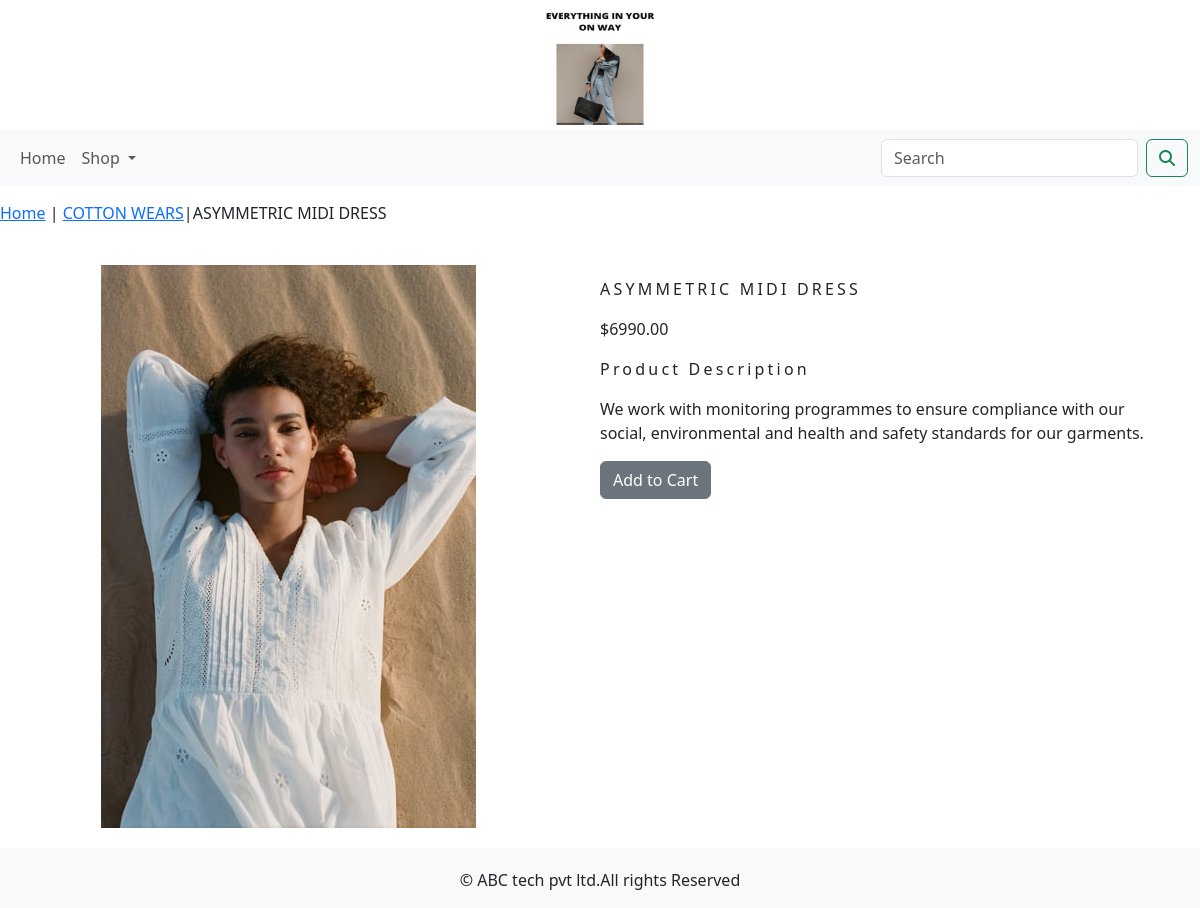
/shop/cotton-wears/asymmetric-midi-dress/, run on the app's committed database.
### shopapp/models.py (models this page shows, shortened)
class Product(models.Model):
    name=models.CharField(max_length=250,unique=True)
    slug=models.SlugField(max_length=250,unique=True)
    description=models.TextField(blank=True)
    price=models.DecimalField(max_digits=10,decimal_places=2)
    category=models.ForeignKey(Category,on_delete=models.CASCADE)
    image = models.ImageField(upload_to='product', blank=True)
    stock=models.IntegerField()
    available=models.BooleanField(default=True)
    created=models.DateTimeField(auto_now_add=True)
    updated=models.DateTimeField(auto_now=True)
    class Meta:
        ordering = ('name',)
        verbose_name = 'product'
        verbose_name_plural = 'products'

class Category(models.Model):
    name=models.CharField(max_length=250,unique=True)
    slug=models.SlugField(max_length=250,unique=True)
    description=models.TextField(blank=True)
    image=models.ImageField(upload_to='category',blank=True)
    class Meta:
        ordering=('name',)
        verbose_name='category'
        verbose_name_plural='categories'
    def get_url(self):
        return reverse('shopapp:products_by_category',args=[self.slug])
    def __str__(self):
        return  '{}'.format(self.name)

### shopapp/views.py (the view)
# urls.py: path('<slug:c_slug>/<slug:product_slug>/', views.proDetail, name='proCatdetail')
def proDetail(request,c_slug,product_slug):
    try:
        product=Product.objects.get(category__slug=c_slug,slug=product_slug)
    except Exception as e:
        raise e
    return render(request,'product.html',{'product':product})

### cart/context_processors.py (called while the page is built)
def counter(request):
    item_count=0
    if 'admin' in request.path:
        return {}
    else:
        try:
            cart=Cart.objects.filter(cart_id=cart_id(request))
            cart_items=CartItem.objects.all().filter(cart=cart[:1])
            for cart_item in cart_items:
                item_count += cart_item.quantity
        except Cart.DoesNotExist:
            item_count= 0
    return dict(item_count=item_count)

### cart/views.py (called while the page is built)
def cart_id(request):
    cart=request.session.session_key
    if not cart:
        cart=request.session.create()
    return cart

### shopapp/context_processors.py (called while the page is built)
def menu_links(request):
    links=Category.objects.all()
    return dict(links=links)

### templates/product.html (shortened to what this page needs)
{% extends 'base.html' %}
{% load static %}
{% block content %}
<div class="row my_prod_row_class">
    <div class="mx_auto">
        <p><a href="{% url 'shopapp:allProdCat' %}">Home</a> | <a href ="{{product.category.get_url}}">{{product.category}}</a>|{{product.name}}</p>
    </div>
    <div class="container"></div>
<br>
<div class="row">
    <div class="col-12 col-sm-12 col-md-12 col-lg-6 text-center">
        <div style="min-width:18rem">
            <img src="{{product.image.url}}" alt="{{product.name}}">
        </div>
    </div>
    <div class="col-12 col-sm-12 col-md-12 col-lg-6">
            <div>
            <h1 class="my_prod_title">{{product.name}}</h1>
            <p>${{product.price}}</p>
            <p class="my_title"> Product Description</p>
            <p class="text-justify my_prod_text">{{product.description}}</p>
            {% if product.stock <= 0 %}
            <p class="text-justify my_prod_text"><b>Out of Stock</b></p>
            {% else %}
            <a class="btn btn-secondary" href="{% url 'cart:add_cart' product.id %}">Add to Cart</a>
            {% endif %}
            </div>
    </div>
</div>
</div>
{% endblock %}

### static/css/custom.css (style rules this page uses)
body { font-family: 'Lora', serif; background-color: white; }
.my_title { font-size:16px; text_transform:uppercase; letter-spacing:.2em; }
.my_prod_row_class { padding-top:15px; padding-bottom:20px; }
.my_prod_title { font-size:16px; text-transform:uppercase; letter-spacing:.2em; padding-top:15px; padding-bottom:10px; }
.my_prod_text { padding-right:20px; }

### data on the page
Product: category "COTTON WEARS", name "ASYMMETRIC MIDI DRESS", image (picture), price "6990.00", description "We work with monitoring programmes to ensure compliance with our social, environmental and health and safety standards for our garments."
